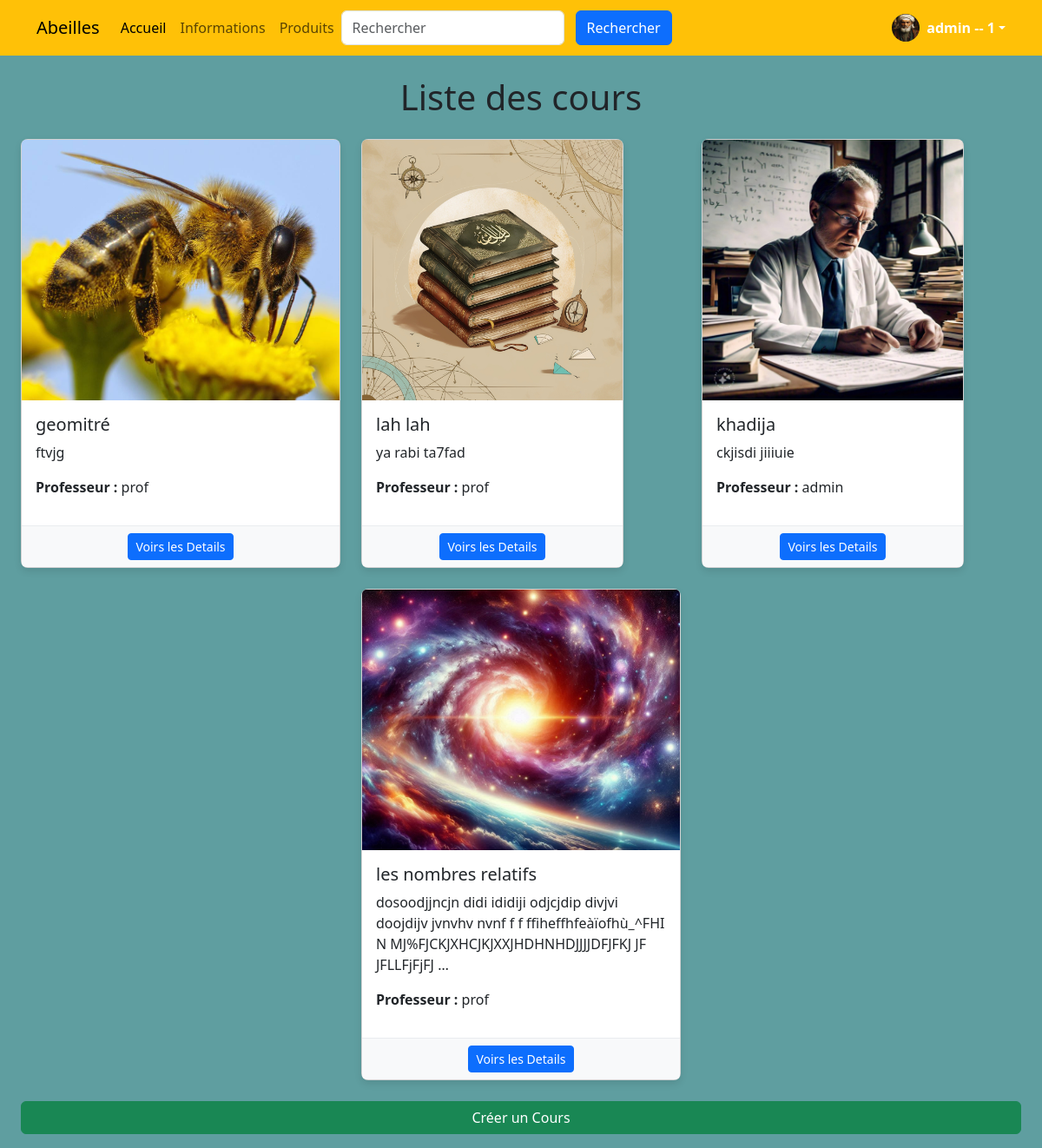
Screenshot of /courses/ (signed in) with the database file from the repository.
### accounts/models.py (models this page shows, shortened)
class CustomUser(AbstractUser):
    is_teacher = models.BooleanField(default=False)
    is_student = models.BooleanField(default=True)
    groups = models.ManyToManyField(
        'auth.Group',
        related_name='customuser_groups',
        help_text='The groups this user belongs to.',
        verbose_name='groups',
    )
    user_permissions = models.ManyToManyField(
        'auth.Permission',
        related_name='customuser_permissions',
        blank=True,
        help_text='Specific permissions for this user.',
        verbose_name='user permissions',
    )

class Profile(models.Model):
    LEVEL_CHOICES = [
        ('beginner', 'Débutant'),
        ('intermediate', 'Intermédiaire'),
        ('advanced', 'Avancé'),
    ]
    user = models.OneToOneField(settings.AUTH_USER_MODEL, on_delete=models.CASCADE)
    photo = models.ImageField(upload_to='profile_photos/', null=True, blank=True)
    level = models.CharField(max_length=20, choices=LEVEL_CHOICES, default='beginner')
    USER_TYPE_CHOICES = (
        (1, 'admin'),
        (2, 'prof'),
        (3, 'student'),
    )
    user_type = models.PositiveSmallIntegerField(choices=USER_TYPE_CHOICES, default=2)
    bio = models.TextField()
    ville = models.CharField(max_length=255, blank=True, null=True)

### courses/models.py (models this page shows, shortened)
class Course(models.Model):
    title = models.CharField(max_length=200)
    description = models.TextField()
    date = models.DateField()
    teacher = models.ForeignKey(settings.AUTH_USER_MODEL, on_delete=models.CASCADE, related_name='courses')
    duration = models.IntegerField()
    price = models.DecimalField(max_digits=10, decimal_places=2)
    image = models.ImageField(upload_to='courses/images/')
    video = models.FileField(upload_to='courses/videos/')
    active = models.BooleanField(default=True)

### courses/views.py (the view)
# urls.py: path('', views.course_list, name='course_list'),
@login_required
def course_list(request):
    courses = Course.objects.all()
    return render(request, 'courses/course_list.html', {'courses': courses})

### templates/courses/course_list.html (shortened to what this page needs)
{% extends 'base.html' %}
{% block content %}
<div class="container-fluid">
    <h1 class="my-4 text-center">Liste des cours</h1>
    <div class="row g-4 justify-content-center">
        {% for course in courses %}
        <div class="col-md-4 d-flex align-items-stretch">
            <div class="card h-100 d-flex flex-column">
                <img src="{{ course.image.url }}" class="card-img-top" alt="{{ course.title }}" style="height: 300px; object-fit: cover;">
                <div class="card-body flex-grow-1">
                    <h5 class="card-title">{{ course.title }}</h5>
                    <p class="card-text">{{ course.description|truncatewords:15 }}</p>
                    <p><strong>Professeur :</strong> {{ course.teacher }}</p>
                </div>
                <div class="card-footer text-center">
                    <a href="{% url 'course_detail' course.id %}" class="btn btn-primary btn-sm">Voirs les Details</a>
                </div>
            </div>
        </div>
        {% empty %}
        <p class="text-center">Aucun cours disponible.</p>
        {% endfor %}
    </div>
    <br>
    <a href="{% url 'add_course' %}" class="btn btn-success mb-3 d-block mx-auto">Créer un Cours</a>
</div>
{% endblock %}

### templates/parts/navbar.html (shortened to what this page needs)
<nav class="navbar navbar-expand-lg bg-warning">
    <div class="container">
      <a class="navbar-brand" href="{% url 'home' %}">Abeilles</a>
      <div class="collapse navbar-collapse" id="navbarsExample07">
        <ul class="navbar-nav me-auto mb-2 mb-lg-0">
          <li class="nav-item">
            <a class="nav-link active" aria-current="page" href="{% url 'home' %}">Accueil</a>
          </li>
          <li class="nav-item">
            <a class="nav-link" href="{% url 'course_list' %}">Informations</a>
          </li>
          <li class="nav-item">
            <a class="nav-link" href="{% url 'product_list' %}">Produits</a>
          </li>
        <form method="get" action="{% url 'search' %}" class="d-flex ms-auto">
          <input class="form-control me-2" type="search" name="q" placeholder="Rechercher" aria-label="Rechercher">
          <button type="submit" class="btn btn-primary">Rechercher</button>
        </form>
      </div>
      <br>
      <br>
      <div class="dropdown">
        <a class="d-flex align-items-center text-white text-decoration-none dropdown-toggle" data-bs-toggle="dropdown" aria-expanded="false">
          {% if user.is_authenticated %}
            <img src="{{ user.profile.photo.url }}" alt="" width="32" height="32" class="rounded-circle me-2">
            <strong>{{ user.username }} -- {{ user.profile.user_type }}</strong>
          {% endif %}
        </a>
      </div>
    </div>
  </nav>

### templates/base.html (style rules this page uses)
.card { box-shadow: 0 4px 8px rgba(0, 0, 0, 0.1); border-radius: 8px; }
.card-footer { background-color: #f8f9fa; border-top: 1px solid #e9ecef; }
.btn { margin: 0 5px; }
body { display: flex; flex-direction: column; min-height: 100vh; background-color: cadetblue; }
.container-fluid { max-width: 1200px; }

### rows the page displays
CustomUser: profile.photo (picture), username "admin", profile.user_type "1"
Course: image (picture), title "geomitré", description "ftvjg", teacher "prof"
Course: image (picture), title "lah lah", description "ya rabi ta7fad", teacher "prof"
Course: image (picture), title "khadija", description "ckjisdi jiiiuie", teacher "admin"
Course: image (picture), title "les nombres relatifs", description "dosoodjjncjn didi ididiji odjcjdip divjvi doojdijv jvnvhv nvnf f f ffiheffhfeàïofhù_^FHI N MJ%FJCKJXHCJKJXXJHDHNHDJJJJDFJFKJ JF JFLLFjFjFJ …", teacher "prof"
